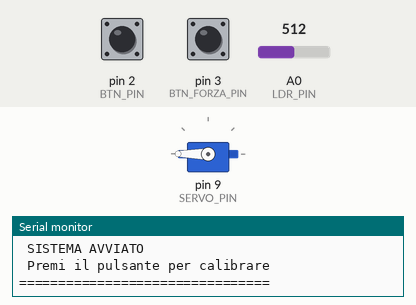
Recording of a sketch running on a simulated Arduino Uno, built with avr-gcc and run on an emulated ATmega328P. Shown: servo, the last lines printed to the serial monitor. Inputs (shaded band) come from the test bench; at power-on: pin 2 (BTN_PIN) HIGH, A0 (LDR_PIN) = 512, pin 3 (BTN_FORZA_PIN) HIGH.

Above: at 1.2 s.
1.3 s: pin 2 (BTN_PIN) pulled LOW for 0.15 s
3.3 s: A0 (LDR_PIN) set to 190
4.8 s: A0 (LDR_PIN) set to 166
At 6.1 s:
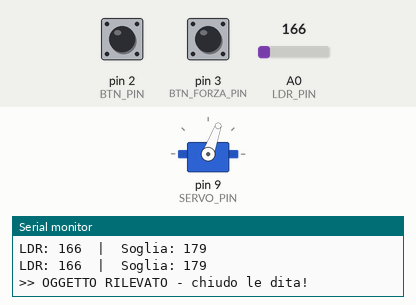
6.4 s: pin 2 (BTN_PIN) pulled LOW for 1 s
At 6.9 s:
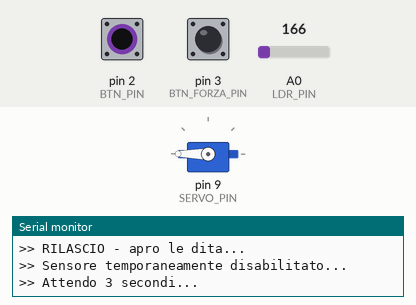
8.9 s: pin 3 (BTN_FORZA_PIN) pulled LOW for 1 s
11.4 s: pin 2 (BTN_PIN) pulled LOW for 3.2 s
At 15.9 s:
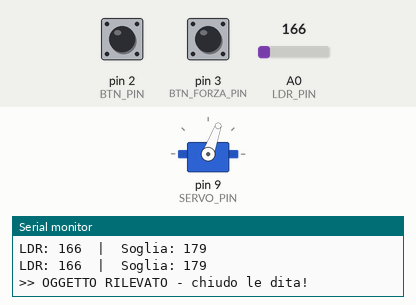
Timing chart, 0 to 17.1 s (numbered marks = the images above; inputs shaded):
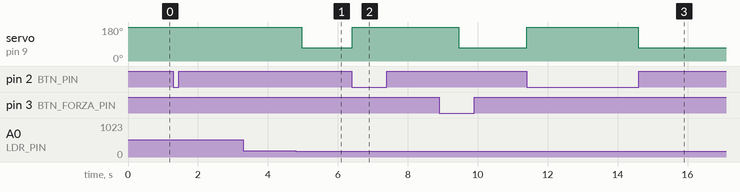

The sketch:

soft_float_gripper.ino
```cpp
/*
 * Soft-Float Gripper - control firmware
 * Course 059250 Soft Robotics, Politecnico di Milano, A.Y. 2025/26
 *
 * Shadow-triggered closure of a 3-finger tendon-driven soft gripper.
 *  - LDR (photoresistor) in the palm detects the object's shadow
 *  - Digital servo winds the main tendon through a whiffletree
 *  - Button 1: first press = calibration, then = release / open
 *  - Button 2: forced closure (bypasses the sensor)
 *
 * Identifiers and serial messages are kept in Italian as in the original code.
 * (soglia = threshold, presaAttiva = grasp active, ombra = shadow,
 *  rilascio = release, chiusura forzata = forced closure)
 */

#include <Servo.h>

Servo servo;

// ====================================================
// PIN
// ====================================================

const int LDR_PIN       = A0;
const int SERVO_PIN     = 9;

const int BTN_PIN       = 2; // Pulsante rilascio/apertura  (release / open button)
const int BTN_FORZA_PIN = 3; // Pulsante chiusura forzata   (forced-closure button)

// ====================================================
// SERVO
// ====================================================

const int ANGOLO_APERTO = 180;  // open position  [deg]
const int ANGOLO_CHIUSO = 70;   // closed position [deg]  -> 110 deg stroke

// ====================================================
// TIMING
// ====================================================

const int DEBOUNCE_OMBRA = 150;   // shadow must persist this long [ms]
const int DEBOUNCE_BTN   = 200;   // button debounce [ms]
const int DELAY_RILASCIO = 3000;  // sensor lock-out after release [ms]

// ====================================================
// VARIABILI
// ====================================================

int soglia = 0;

bool presaAttiva = false;
bool calibrato   = false;

unsigned long tempoOmbra  = 0;
unsigned long ultimoClick = 0;

bool statoBtnPrecedente      = HIGH;
bool statoBtnForzaPrecedente = HIGH;

// ====================================================
// CALIBRAZIONE
// ====================================================

void calibra() {

  Serial.println("\n>> Calibrazione in corso...");

  delay(500);

  int valoreAmbiente = analogRead(LDR_PIN);

  // Trigger solo con ombra molto forte
  soglia = valoreAmbiente * 0.35;

  Serial.print(">> Valore ambiente: ");
  Serial.println(valoreAmbiente);

  Serial.print(">> Soglia impostata: ");
  Serial.println(soglia);

  Serial.println(">> Calibrazione completata!");
  Serial.println(">> Sistema pronto!\n");
}

// ====================================================
// RILASCIO
// ====================================================

void rilascia() {

  Serial.println("\n>> RILASCIO - apro le dita...");

  servo.write(ANGOLO_APERTO);

  Serial.println(">> Sensore temporaneamente disabilitato...");
  Serial.print(">> Attendo ");
  Serial.print(DELAY_RILASCIO / 1000);
  Serial.println(" secondi...\n");

  delay(DELAY_RILASCIO);

  presaAttiva = false;
  tempoOmbra = 0;

  Serial.println(">> Sensore riattivato, pronto!\n");
}

// ====================================================
// SETUP
// ====================================================

void setup() {

  Serial.begin(9600);

  servo.attach(SERVO_PIN);
  servo.write(ANGOLO_APERTO);

  pinMode(BTN_PIN, INPUT_PULLUP);
  pinMode(BTN_FORZA_PIN, INPUT_PULLUP);

  Serial.println("================================");
  Serial.println(" SISTEMA AVVIATO ");
  Serial.println(" Premi il pulsante per calibrare");
  Serial.println("================================\n");
}

// ====================================================
// LOOP
// ====================================================

void loop() {

  // ================================================
  // GESTIONE PULSANTE RILASCIO/APERTURA
  // ================================================

  bool statoBtn = digitalRead(BTN_PIN);

  // Rileva solo il click reale (HIGH -> LOW)
  if (statoBtnPrecedente == HIGH && statoBtn == LOW) {

    // Debounce software
    if (millis() - ultimoClick > DEBOUNCE_BTN) {

      ultimoClick = millis();

      // ----------------------------------------------
      // PRIMA PRESSIONE -> CALIBRAZIONE
      // ----------------------------------------------

      if (!calibrato) {

        calibra();
        calibrato = true;
      }

      // ----------------------------------------------
      // DOPO -> RILASCIO
      // ----------------------------------------------

      else if (presaAttiva) {

        rilascia();
      }
    }
  }

  statoBtnPrecedente = statoBtn;

  // ================================================
  // PULSANTE CHIUSURA FORZATA
  // ================================================

  bool statoBtnForza = digitalRead(BTN_FORZA_PIN);

  // Rileva click reale
  if (statoBtnForzaPrecedente == HIGH && statoBtnForza == LOW) {

    if (millis() - ultimoClick > DEBOUNCE_BTN) {

      ultimoClick = millis();

      // Solo se calibrato e non già chiuso
      if (calibrato && !presaAttiva) {

        Serial.println("\n>> CHIUSURA FORZATA!\n");

        presaAttiva = true;

        // Ignora il sensore
        tempoOmbra = 0;

        servo.write(ANGOLO_CHIUSO);
      }
    }
  }

  statoBtnForzaPrecedente = statoBtnForza;

  // ================================================
  // SE NON CALIBRATO O PRESA ATTIVA -> NON LEGGERE IL SENSORE
  // ================================================

  if (!calibrato) {
    delay(50);
    return;
  }

  if (presaAttiva) {
    delay(50);
    return;
  }

  // ================================================
  // LETTURA LDR
  // ================================================

  int ldrVal = analogRead(LDR_PIN);

  Serial.print("LDR: ");
  Serial.print(ldrVal);

  Serial.print("  |  Soglia: ");
  Serial.println(soglia);

  // ================================================
  // RILEVAMENTO OMBRA
  // ================================================

  if (ldrVal < soglia) {

    // Prima rilevazione ombra
    if (tempoOmbra == 0) {
      tempoOmbra = millis();
    }

    // Ombra stabile
    if (millis() - tempoOmbra > DEBOUNCE_OMBRA) {

      Serial.println("\n>> OGGETTO RILEVATO - chiudo le dita!\n");

      presaAttiva = true;

      servo.write(ANGOLO_CHIUSO);
    }
  }

  else {

    // Ombra sparita
    tempoOmbra = 0;
  }

  delay(50);
}
```

Measured:
- the behaviour switches between 179 and 178 on A0 (LDR_PIN) (found by bisection; images 0 and 1)
- after the input at 4.8 s, servo on pin 9 (SERVO_PIN): 180° → 70° after 0.16 s
- after the input at 6.4 s, servo on pin 9 (SERVO_PIN): 70° → 180° at once
- after the input at 11.4 s, servo on pin 9 (SERVO_PIN): 70° → 180° at once, → 70° 3.2 s later
